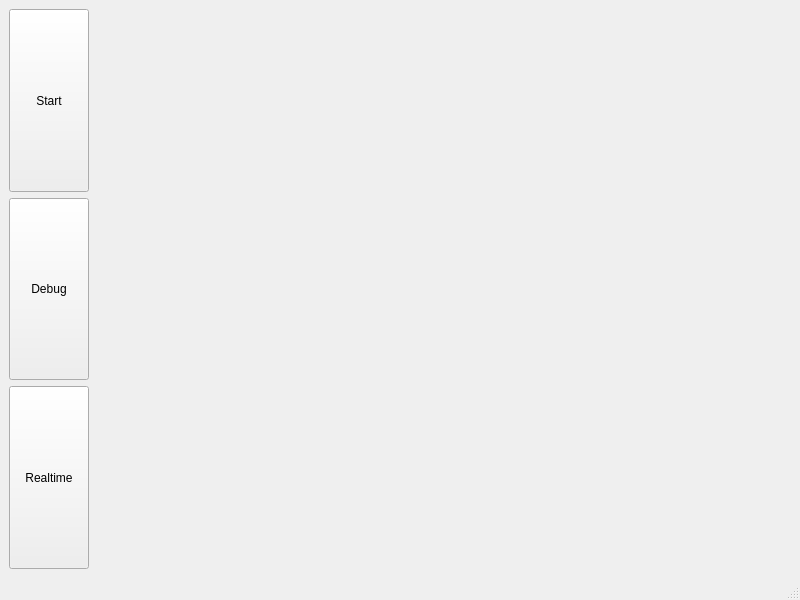
<?xml version="1.0" encoding="UTF-8"?>
<ui version="4.0">
 <class>MainWindow</class>
 <widget class="QMainWindow" name="MainWindow">
  <property name="geometry">
   <rect>
    <x>0</x>
    <y>0</y>
    <width>800</width>
    <height>600</height>
   </rect>
  </property>
  <property name="windowTitle">
   <string>MainWindow</string>
  </property>
  <widget class="QWidget" name="centralwidget">
   <layout class="QHBoxLayout" name="horizontalLayout" stretch="0,1">
    <item>
     <layout class="QVBoxLayout" name="verticalLayout">
      <item>
       <widget class="NavButton" name="btnStart">
        <property name="sizePolicy">
         <sizepolicy hsizetype="Expanding" vsizetype="Expanding">
          <horstretch>0</horstretch>
          <verstretch>0</verstretch>
         </sizepolicy>
        </property>
        <property name="text">
         <string>Start</string>
        </property>
       </widget>
      </item>
      <item>
       <widget class="NavButton" name="btnDebug">
        <property name="sizePolicy">
         <sizepolicy hsizetype="Expanding" vsizetype="Expanding">
          <horstretch>0</horstretch>
          <verstretch>0</verstretch>
         </sizepolicy>
        </property>
        <property name="text">
         <string>Debug</string>
        </property>
       </widget>
      </item>
      <item>
       <widget class="NavButton" name="btnRealtime">
        <property name="sizePolicy">
         <sizepolicy hsizetype="Expanding" vsizetype="Expanding">
          <horstretch>0</horstretch>
          <verstretch>0</verstretch>
         </sizepolicy>
        </property>
        <property name="text">
         <string>Realtime</string>
        </property>
       </widget>
      </item>
     </layout>
    </item>
    <item>
     <widget class="QStackedWidget" name="stackedWidget">
      <widget class="DebugWidget" name="pageDebug"/>
      <widget class="QWidget" name="pageStart">
       <layout class="QVBoxLayout" name="verticalLayout_2">
        <item>
         <widget class="QLabel" name="icon">
          <property name="sizePolicy">
           <sizepolicy hsizetype="Expanding" vsizetype="Expanding">
            <horstretch>0</horstretch>
            <verstretch>0</verstretch>
           </sizepolicy>
          </property>
          <property name="text">
           <string/>
          </property>
         </widget>
        </item>
       </layout>
      </widget>
      <widget class="RealtimeWidget" name="pageRealtime"/>
     </widget>
    </item>
   </layout>
  </widget>
  <widget class="QMenuBar" name="menubar">
   <property name="geometry">
    <rect>
     <x>0</x>
     <y>0</y>
     <width>800</width>
     <height>17</height>
    </rect>
   </property>
  </widget>
  <widget class="QStatusBar" name="statusbar"/>
 </widget>
 <customwidgets>
  <customwidget>
   <class>DebugWidget</class>
   <extends>QWidget</extends>
   <header>DebugWidget.h</header>
   <container>1</container>
  </customwidget>
  <customwidget>
   <class>RealtimeWidget</class>
   <extends>QWidget</extends>
   <header>RealtimeWidget.h</header>
   <container>1</container>
  </customwidget>
  <customwidget>
   <class>NavButton</class>
   <extends>QPushButton</extends>
   <header>NavButton.h</header>
  </customwidget>
 </customwidgets>
 <resources/>
 <connections/>
</ui>
